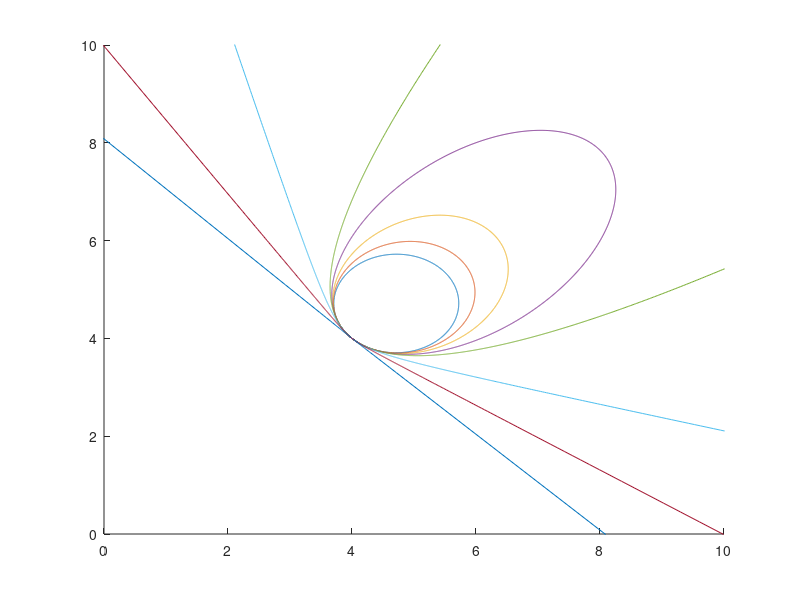

The MATLAB script that drew this image: (Note: this script raises an error after producing the figure.)
% CONIC POLAR FORM
close all

theta = deg2rad(0:0.1:360);


es = [ 0.1 0.4 0.6 0.8 1 2 5 100];

figure
hold
rotAngle = deg2rad(45);
for i=1:length(es)
    ep = es(i);
    r = 1 ./(1-ep*cos(theta-rotAngle));
r(ep*cos(theta-rotAngle)>1) = nan;
    plot(r.*cos(theta) +1 ./(1+ep)*cos(rotAngle) +4, r.*sin(theta)+1 ./(1+ep)*sin(rotAngle) +4,'-')
end

set(gca,'xlim',[-0 10], 'ylim', [-0 10])

%%
close all

[x1,x2] = meshgrid(-1:0.1:3,-1:0.1:3);

X = [x1(:) x2(:) ones(size(x1(:)))];

%circle

A = 1;
B = 0;
C = 1;
D = 0;
E = 0;
F = -1;

% % line
% % 
% A = 0;
% B = 0;
% C = 0;
% D = 1;
% E = 1;
% F = -2;

% 
% % Ellipse
% 
% A = 1;
% B = 0;
% C = 5;
% D = 0;
% E = 0;
% F = -1;

% 
% 
% % hyperbola

% A = 1;
% B = 0;
% C = -1;
% D = 0;
% E = 0;
% F = -1;

% % parabola

% A = 0;
% B = -1;
% C = 1;
% D = -1;
% E = -1;
% F = 1;

Aq = [A B/2 D/2; B/2 C E/2; D/2 E/2 F ]     ;

y = zeros(size(x1(:)));
for i=1:height(X)
    y(i) = X(i,:)*Aq*X(i,:)'*X(i,:)*Aq*X(i,:)';
end


g = zeros(height(x1(:)),3);
for i=1:height(X)
    g(i,:) = 4*X(i,:)*Aq*X(i,:)'*Aq*X(i,:)';
end

figure
subplot(1,2,1)
contour(x1,x2,reshape(log(.1+y),size(x1)),40)
hold
quiver(x1,x2,-reshape(g(:,1),size(x1)), -reshape(g(:,2),size(x1)))
set(gca,'PlotBoxAspectRatio',[1 1 1])

d = zeros(height(x1(:)),3);
c = zeros(height(x1(:)),3);
for i=1:height(X)
    d(i,:) = [0 -1 0;1 0 0; 0 0 0]*Aq*X(i,:)';
    c(i,:) = Aq*X(i,:)';
end

subplot(1,2,2)
contour(x1,x2,reshape(log(.1+y),size(x1)),40)
hold
 quiver(x1,x2,-reshape(d(:,1),size(x1)), -reshape(d(:,2),size(x1)))
%quiver(x1,x2,-reshape(g(:,1),size(x1)), -reshape(g(:,2),size(x1)),'r')

set(gca,'PlotBoxAspectRatio',[1 1 1])
%%
figure
% plot3(c(:,1),c(:,2),c(:,3),'o')
quiver(x1,x2,-reshape(c(:,1),size(x1)), -reshape(c(:,2),size(x1)),'r')